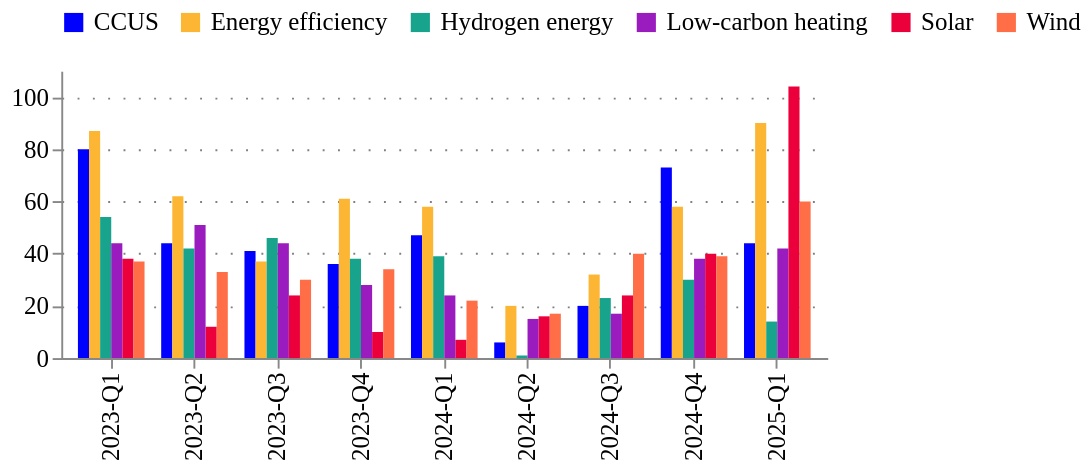

Notebook cell for this chart:
### Code cell
chart_df = (
    speeches_quarterly_df
    .query("theme in @categories_to_show")
)

fig = charts.ts_bar(
    ts = chart_df,
    variable="speeches",
    variable_title="",
    category_column="theme",
    categories_to_show=categories_to_show,
    time_column="quarter",
)
charts.configure_plots(fig)

### Figure 1 — Vega-Lite specification as saved in the notebook (floating-point values rounded to 4 significant figures)
{"config": {"title": {"font": "Averta", "anchor": "start"}, "subtitle": {"font": "Averta"}, "axis": {"labelFont": "Averta", "titleFont": "Averta", "gridColor": "grey", "gridDash": [1, 7], "labelFontSize": 13, "titleFontSize": 13}, "header": {"labelFont": "Averta", "titleFont": "Averta"}, "legend": {"labelFont": "Averta", "titleFont": "Averta", "labelFontSize": 13, "titleFontSize": 13}, "range": {"category": ["#0000FF", "#FDB633", "#18A48C", "#9A1BBE", "#EB003B", "#FF6E47", "#646363", "#0F294A", "#97D9E3", "#A59BEE", "#F6A4B7", "#D2C9C0", "#FFFFFF", "#000000"], "ordinal": {"scheme": ["#0000FF", "#FDB633", "#18A48C", "#9A1BBE", "#EB003B", "#FF6E47", "#646363", "#0F294A", "#97D9E3", "#A59BEE", "#F6A4B7", "#D2C9C0", "#FFFFFF", "#000000"]}}, "view": {"strokeWidth": 0}}, "data": {"name": "data-724d475b50e2b39c39f03331e98fb49c"}, "mark": {"type": "bar", "fillOpacity": 1, "filled": true, "strokeOpacity": 1, "strokeWidth": 1.5}, "encoding": {"color": {"field": "theme", "legend": {"orient": "top", "title": ""}, "type": "nominal"}, "tooltip": [{"field": "theme", "title": "", "type": "nominal"}, {"field": "quarter", "title": "", "type": "ordinal"}, {"field": "speeches", "format": ",.3f", "title": "", "type": "quantitative"}], "x": {"field": "quarter", "title": "", "type": "ordinal"}, "xOffset": {"field": "theme", "type": "nominal"}, "y": {"field": "speeches", "title": "", "type": "quantitative"}}, "height": 150, "title": {"anchor": "start", "text": "", "fontSize": 16, "subtitle": "", "subtitleFont": "Averta", "subtitleFontSize": 13}, "width": 400, "$schema": "https://vega.github.io/schema/vega-lite/v5.20.1.json", "datasets": {"data-724d475b50e2b39c39f03331e98fb49c": [{"quarter": "2023-Q1", "speeches": 80, "theme": "CCUS"}, {"quarter": "2023-Q2", "speeches": 44, "theme": "CCUS"}, {"quarter": "2023-Q3", "speeches": 41, "theme": "CCUS"}, {"quarter": "2023-Q4", "speeches": 36, "theme": "CCUS"}, {"quarter": "2024-Q1", "speeches": 47, "theme": "CCUS"}, {"quarter": "2024-Q2", "speeches": 6, "theme": "CCUS"}, {"quarter": "2024-Q3", "speeches": 20, "theme": "CCUS"}, {"quarter": "2024-Q4", "speeches": 73, "theme": "CCUS"}, {"quarter": "2025-Q1", "speeches": 44, "theme": "CCUS"}, {"quarter": "2023-Q1", "speeches": 87, "theme": "Energy efficiency"}, {"quarter": "2023-Q2", "speeches": 62, "theme": "Energy efficiency"}, {"quarter": "2023-Q3", "speeches": 37, "theme": "Energy efficiency"}, {"quarter": "2023-Q4", "speeches": 61, "theme": "Energy efficiency"}, {"quarter": "2024-Q1", "speeches": 58, "theme": "Energy efficiency"}, {"quarter": "2024-Q2", "speeches": 20, "theme": "Energy efficiency"}, {"quarter": "2024-Q3", "speeches": 32, "theme": "Energy efficiency"}, {"quarter": "2024-Q4", "speeches": 58, "theme": "Energy efficiency"}, {"quarter": "2025-Q1", "speeches": 90, "theme": "Energy efficiency"}, {"quarter": "2023-Q1", "speeches": 54, "theme": "Hydrogen energy"}, {"quarter": "2023-Q2", "speeches": 42, "theme": "Hydrogen energy"}, {"quarter": "2023-Q3", "speeches": 46, "theme": "Hydrogen energy"}, {"quarter": "2023-Q4", "speeches": 38, "theme": "Hydrogen energy"}, {"quarter": "2024-Q1", "speeches": 39, "theme": "Hydrogen energy"}, {"quarter": "2024-Q2", "speeches": 1, "theme": "Hydrogen energy"}, {"quarter": "2024-Q3", "speeches": 23, "theme": "Hydrogen energy"}, {"quarter": "2024-Q4", "speeches": 30, "theme": "Hydrogen energy"}, {"quarter": "2025-Q1", "speeches": 14, "theme": "Hydrogen energy"}, {"quarter": "2023-Q1", "speeches": 38, "theme": "Solar"}, {"quarter": "2023-Q2", "speeches": 12, "theme": "Solar"}, {"quarter": "2023-Q3", "speeches": 24, "theme": "Solar"}, {"quarter": "2023-Q4", "speeches": 10, "theme": "Solar"}, {"quarter": "2024-Q1", "speeches": 7, "theme": "Solar"}, {"quarter": "2024-Q2", "speeches": 16, "theme": "Solar"}, {"quarter": "2024-Q3", "speeches": 24, "theme": "Solar"}, {"quarter": "2024-Q4", "speeches": 40, "theme": "Solar"}, {"quarter": "2025-Q1", "speeches": 104, "theme": "Solar"}, {"quarter": "2023-Q1", "speeches": 37, "theme": "Wind"}, {"quarter": "2023-Q2", "speeches": 33, "theme": "Wind"}, {"quarter": "2023-Q3", "speeches": 30, "theme": "Wind"}, {"quarter": "2023-Q4", "speeches": 34, "theme": "Wind"}, {"quarter": "2024-Q1", "speeches": 22, "theme": "Wind"}, {"quarter": "2024-Q2", "speeches": 17, "theme": "Wind"}, {"quarter": "2024-Q3", "speeches": 40, "theme": "Wind"}, {"quarter": "2024-Q4", "speeches": 39, "theme": "Wind"}, {"quarter": "2025-Q1", "speeches": 60, "theme": "Wind"}, {"quarter": "2023-Q1", "speeches": 44, "theme": "Low-carbon heating"}, {"quarter": "2023-Q2", "speeches": 51, "theme": "Low-carbon heating"}, {"quarter": "2023-Q3", "speeches": 44, "theme": "Low-carbon heating"}, {"quarter": "2023-Q4", "speeches": 28, "theme": "Low-carbon heating"}, {"quarter": "2024-Q1", "speeches": 24, "theme": "Low-carbon heating"}, {"quarter": "2024-Q2", "speeches": 15, "theme": "Low-carbon heating"}, {"quarter": "2024-Q3", "speeches": 17, "theme": "Low-carbon heating"}, {"quarter": "2024-Q4", "speeches": 38, "theme": "Low-carbon heating"}, {"quarter": "2025-Q1", "speeches": 42, "theme": "Low-carbon heating"}]}}
